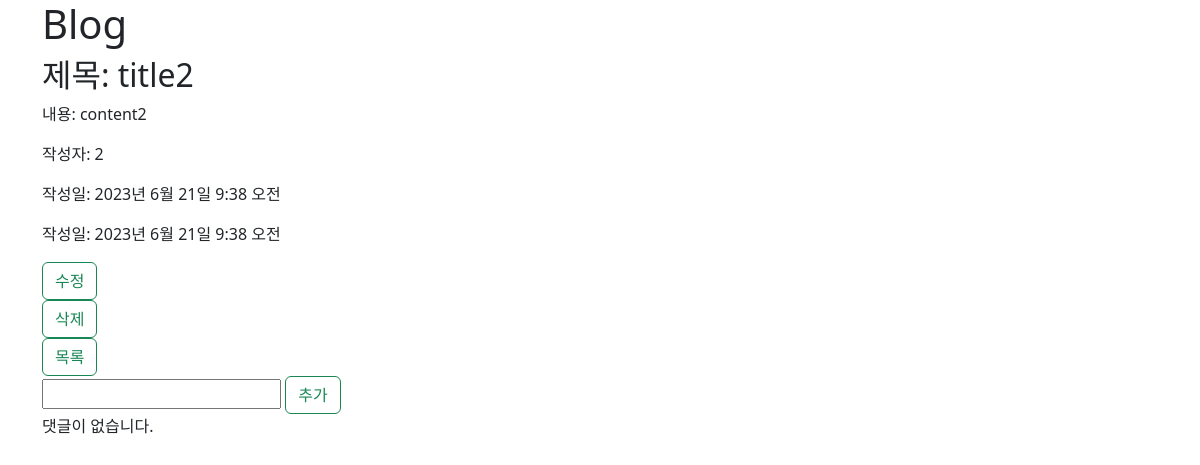
/blog/detail/2/, run on an earlier commit of the app's database.
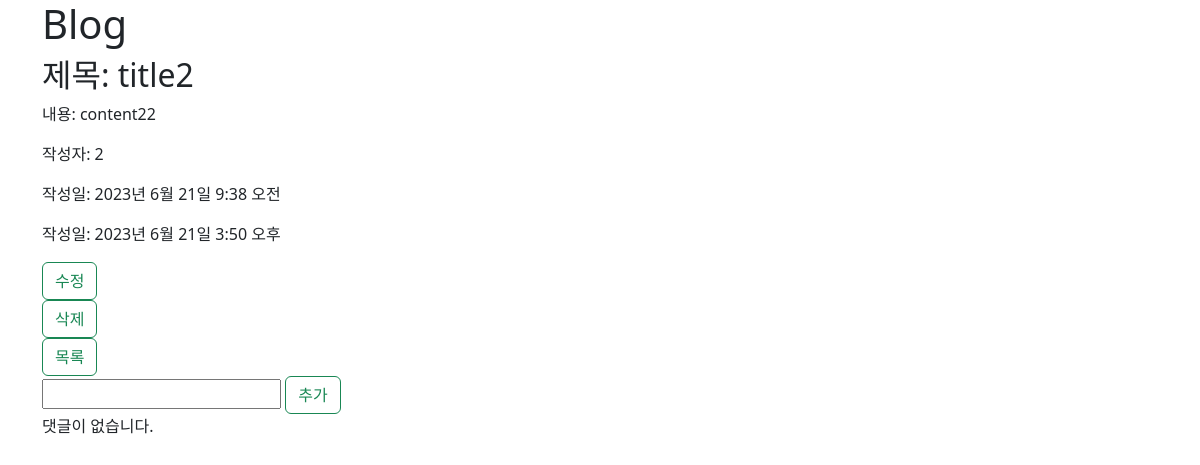
And on a later commit of the database.
### blog/models.py (models this page shows)
class Post(models.Model):
    title = models.CharField(max_length=30)
    content = models.TextField()
    writer = models.CharField(max_length=10)
    created_at = models.DateTimeField(auto_now_add=True)
    updated_at = models.DateTimeField(auto_now=True)

### blog/views.py (the view)
# urls.py: path("detail/<int:pk>/", DetailView.as_view(), name='detail'),
class DetailView(View):
    def get(self, request, pk):
        post = Post.objects.get(pk=pk)
        comments = Comment.objects.filter(post_id=pk)
        context = {
            'post': post,
            'comments':comments
        }
        return render(request,'blog/post_detail.html', context)

### blog/templates/blog/post_detail.html (shortened to what this page needs)
{% extends 'blog/base.html' %}
{% block content %}
    <h2>제목: {{ post.title }}</h2>
    <p>내용: {{ post.content }}</p>
    <p>작성자: {{ post.writer }}</p>
    <p>작성일: {{ post.created_at }}</p>
    <p>작성일: {{ post.updated_at }}</p>
    <a href="{% url 'blog:edit' pk=post.pk %}" class="btn btn-outline-success">수정</a>
    <form action="{% url 'blog:delete' pk=post.pk %}" method="post">
        <input type="submit" class="btn btn-outline-success" value="삭제"></input>
    </form>
    <a href="{% url 'blog:list' %}" class="btn btn-outline-success">목록</a>
    <form action="{% url 'blog:comment' pk=post.pk %}" method="post">
        <input type="text" name="content" required></input>
        <input type="submit" class="btn btn-outline-success" value="추가"></input>
    </form>
    {% if comments %}
        <p>Comments</p>
        <ul>
        {% for comment in comments %}
            <li>
                <p>{{ comment.content }}</p>
                <form action="{% url 'blog:commentDelete' post_id=post.pk comment_id=comment.pk %}" method="post">
                    {% csrf_token %}
                    <input type="submit" class="btn btn-outline-success" value="삭제"></input>
                </form>
            </li>
        {% endfor %}
        </ul>
    {% else %}
        <p>댓글이 없습니다.</p>
    {% endif %}
{% endblock %}

### blog/templates/blog/base.html (shortened to what this page needs)
<!DOCTYPE html>
<html lang="ko">
    <head>
        <link href="https://cdn.jsdelivr.net/npm/bootstrap@5.2.3/dist/css/bootstrap.min.css" rel="stylesheet">
    </head>
    <body>
        <main class="container">
            <h1>Blog</h1>
            {% block content %}
            {% endblock %}
        </main>
    </body>
</html>

What changed in the data, as far as the page shows it:
changed Post "title2": content "content2" → "content22"; updated_at "2023년 6월 21일 9:38 오전" → "2023년 6월 21일 3:50 오후"
